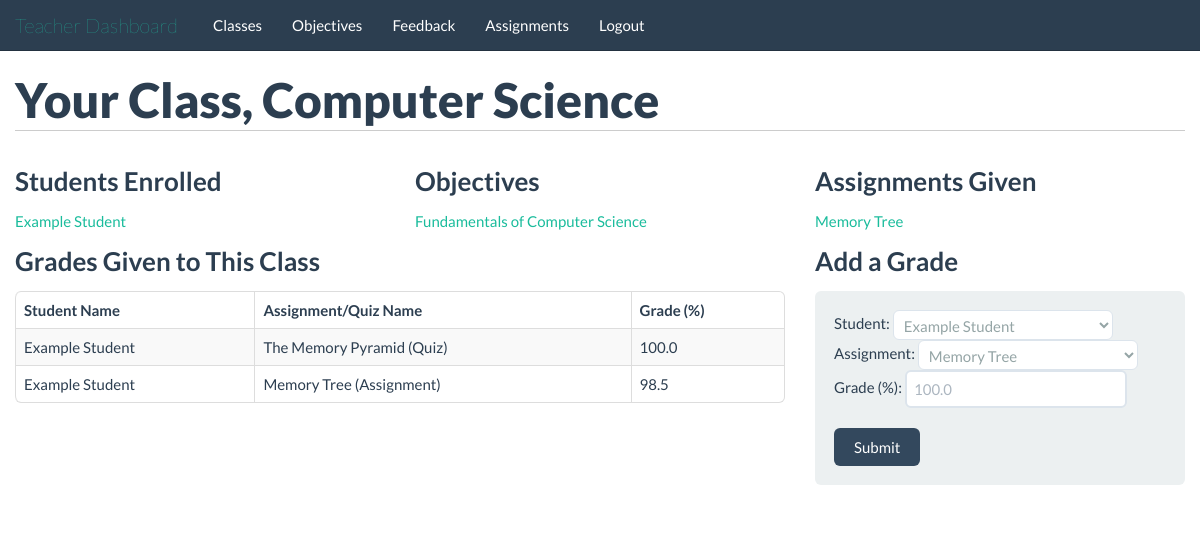
Page /teachers/class/1/ (signed in) on the committed database.
### tables this page shows
CREATE TABLE classes(
id INTEGER PRIMARY KEY,
teacher_id INTEGER,
name TEXT,
FOREIGN KEY(teacher_id) REFERENCES people(id)
);

CREATE TABLE people(
id INTEGER PRIMARY KEY,
isTeacher INTEGER,
username TEXT,
password TEXT,
salt TEXT,
name TEXT,
email TEXT
);

CREATE TABLE topics(
id INTEGER PRIMARY KEY,
class_id INTEGER,
name TEXT,
FOREIGN KEY(class_id) REFERENCES classes(id)
);

CREATE TABLE assignments(
id INTEGER PRIMARY KEY,
class_id INTEGER,
gets_file INTEGER,
turn_in INTEGER,
name TEXT,
description BLOB,
due_date TEXT, topic_id INTEGER,
FOREIGN KEY(class_id) REFERENCES classes(id)
);

CREATE TABLE quiz_grades(
id INTEGER PRIMARY KEY,
student_id integer,
quiz_id INTEGER,
grade REAL,
FOREIGN KEY(student_id) REFERENCES people(id),
FOREIGN KEY(quiz_id) REFERENCES quizzes(id)
);

CREATE TABLE assignment_grades(
id INTEGER PRIMARY KEY,
student_id INTEGER,
assignment_id INTEGER,
grade REAL,
FOREIGN KEY(student_id) REFERENCES people(id),
FOREIGN KEY(assignment_id) REFERENCES assignments(id)
);

### application/teachers.py (the view)
@app.route('/teachers/class/<class_id>/')
@validate_teacher
def class_page(class_id=None):
	class_name = query_db("select name from classes where id=?", [class_id])
	class_name = class_name[0][0]
	return render_template('/teachers/class_page.html', class_id=class_id, class_name=class_name, topics=get_class_topic(class_id), assignments=get_class_assign(class_id), students=get_students_class(class_id), grades=get_class_grades(class_id))

### application/db_connect.py (called while the page is built)
def get_db():
    db = getattr(g, '_database', None)
    if db is None:
        db = g._database = sqlite3.connect(DATABASE)
    return db

@app.teardown_appcontext
def close_connection(exception):
    db = getattr(g, '_database', None)
    if db is not None:
        db.close()

def query_db(query, args=(), one=False):
    cur = get_db().execute(query, args)
    returnval = cur.fetchall()
    cur.close()
    return (returnval[0] if returnval else None) if one else returnval

def validate_teacher(func):
	@wraps(func)
	def f(*args, **kwds):
		if not 'isTeacher' in session:
			return redirect("/")
		if session['isTeacher'] == 0:
			return redirect("/students/")
		return func(*args, **kwds)
	return f

def get_class_topic(class_id):
	topic_data = query_db("select id, name from topics where class_id=?", [class_id])
	topics = []
	for topic in topic_data:
		topic_dict_class = {}
		topic_dict_class['id'] = topic[0]
		topic_dict_class['name'] = topic[1]
		topics.append(topic_dict_class)
	return topics

def get_class_assign(class_id):
	assignment_data = query_db("select id, name, due_date from assignments where topic_id=(select id from topics where class_id=?);", [class_id])
	assignments = []
	for assignment in assignment_data:
		assignment_dict_class = {}
		assignment_dict_class['id'] = assignment[0]
		assignment_dict_class['name'] = str(assignment[1])
		assignment_dict_class['due_date'] = assignment[2]
		assignments.append(assignment_dict_class)
	return assignments

def get_students_class(class_id):
	student_data = query_db("SELECT people.id, name FROM people JOIN roster ON roster.people_id=people.id WHERE roster.class_id=?;", [class_id])
	student_class = []
	for student in student_data:
		student_dict = {}
		student_dict['id'] = student[0]
		student_dict['name'] = student[1]
		student_class.append(student_dict)
	return student_class

### application/templates/teachers/class_page.html (shortened to what this page needs)
{% extends "/teachers/base_template.html" %}
	{% block body %}
		<div class="container">
			<div class="row">
				<div class="span12">
					<h1>Your Class, {{class_name}}</h1>
				</div>
			</div>
			<div class="row">
				<div class="span4">
					<h2>Students Enrolled</h2>
					<ul>
						{% for student in students %}
							<li><a href="/people/{{student.id}}/">{{student.name}}</a></li>
						{% endfor %}
					</ul>
				</div>
				<div class="span4">
					<h2>Objectives</h2>
					<ul>
						{% for topic in topics %}
							<li><a href="/teachers/objectives/{{topic.id}}/">{{topic.name}}</a></li>
						{% endfor %}
					</ul>
				</div>
				<div class="span4">
					<h2>Assignments Given</h2>
					<ul>
						{% for assignment in assignments %}
							<li><a href="/teachers/assignments/{{assignment.id}}/">{{assignment.name}}</a></li>
						{% endfor %}
					</ul>
				</div>
			</div>
			<div class="row">
				<div class="span8">
					<h2>Grades Given to This Class</h2>
					{% if grades %}
						<table class="table table-striped table-hover table-bordered">
							<thead>
								<tr>
									<th>Student Name</th>
									<th>Assignment/Quiz Name</th>
									<th>Grade (%)</th>
								</tr>
							</thead>
							<tbody>
								{% for grade in grades %}
									<tr>
										<td>{{grade.student_name}}</td>
										<td>{{grade.thing_name}}</td>
										<td>{{grade.grade}}</td>
									</tr>
								{% endfor %}
							</tbody>
						</table>
					{% else %}
						<p><strong>No grades have been given to this class.</strong></p>
					{% endif %}
				</div>
				<div class="span4">
					<h2>Add a Grade</h2>
					<form action="/teachers/grades/add/{{class_id}}/" method="POST" class="form-horizontal well">
						<fieldset>
							<div><span>Student: </span>
								<select name="student"  required>
									{% for student in students %}
										<option value="{{student.id}}">{{student.name}}</option>
									{% endfor %}
								</select>
							</div>
							<div><span>Assignment: </span>
								<select name="assignment" required>
									{% for assignment in assignments %}
										<option value="{{assignment.id}}">{{assignment.name}}</option>
									{% endfor %}
								</select>
							</div>
							<div><span>Grade (%): </span><input  required type="number" name="grade" placeholder="100.0" min="0" max="100" step="0.1"/></div>
							<br/><input type="submit" class="btn btn-primary" />
						</fieldset>
					</form>
				</div>
			</div>
		</div>
	{% endblock %}

### application/templates/teachers/base_template.html (shortened to what this page needs)
{% set navigation_items = [
	('/teachers/classes/', 'classes', 'Classes'),
	('/teachers/objectives/', 'objectives', 'Objectives'),
	('/teachers/feedback/', 'feedback', 'Feedback'),
	('/teachers/assignments/', 'assignments', 'Assignments'),
	('/logout/', 'logout', 'Logout'),
] -%}
{% set active_page = active_page -%}
<!doctype html>
<html>
	<head>
		<link href="/static/bootstrap.min.css" rel="stylesheet" />
		<link href="/static/bootstrap-responsive.css" rel="stylesheet" />
	</head>
	<body>
		<header>
			<nav class="navbar navbar-fixed-top">
				<div class="navbar-inner">
					<div class="container">
						<a class="brand" href="/teachers/">Teacher Dashboard</a>
						<div class="nav-collapse collapse">
							<ul class="nav" id="main-menu-left">
								{% for link_href, link_name, link_text in navigation_items %}
									<li
										{% if link_name == active_page %} class="active"{% endif%}>
										<a href="{{ link_href|e }}">{{ link_text|e }}</a>
									</li>
								{% endfor %}
							</ul>
						</div>
					</div>
				</div>
			</nav>
		</header>
		<main>
			{% block body %}{% endblock %}
		</main>
	</body>
</html>

### application/templates/teachers/base_template.html (style rules this page uses)
main { margin-top: 70px; }
h1 { border-bottom: 1px solid #ccc; padding-bottom: 10px; margin-bottom: 20px; }
h2 { font-size: 26px; }

### application/templates/teachers/class_page.html (style rules this page uses)
ul { list-style-type: none; margin: 0; }

### rows in the picture
classes: name "Computer Science"
people: name "Example Student"
topics: name "Fundamentals of Computer Science"
assignments: name "Memory Tree"
quiz_grades: student_name "Example Student", thing_name "The Memory Pyramid (Quiz)", grade "100.0"
assignment_grades: student_name "Example Student", thing_name "Memory Tree (Assignment)", grade "98.5"

### other values in the picture
{{ link_text|e }} "Classes" "Objectives" "Feedback" "Assignments" "Logout"
form field student "Example Student"
form field assignment "Memory Tree"
